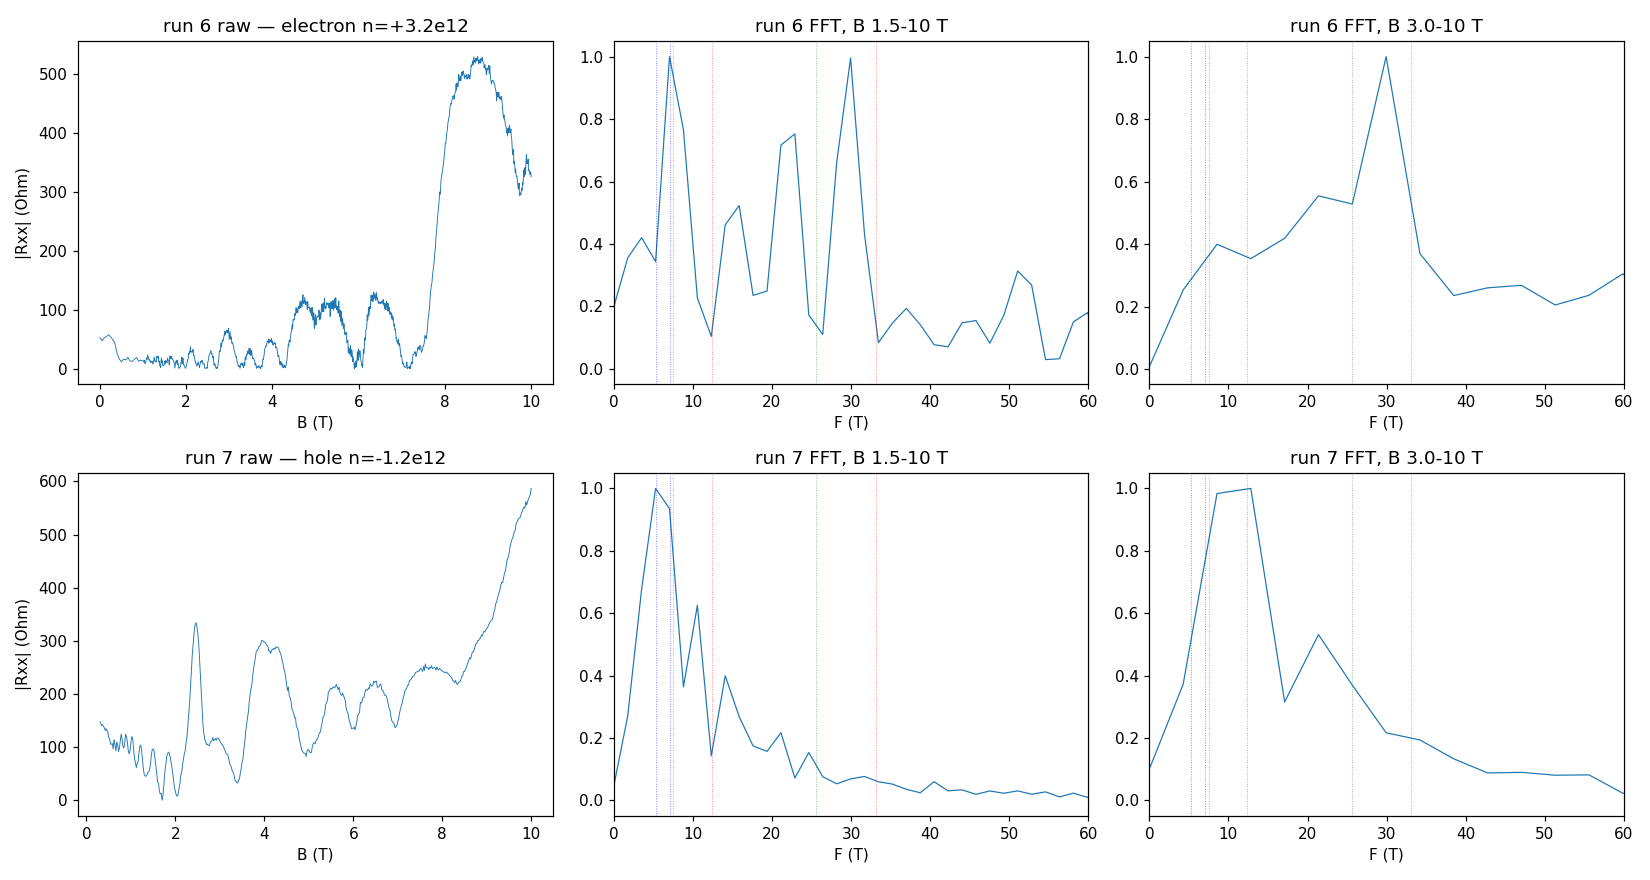

Recreate this plot in Python.
"""SdH spot-check analysis, runs 6 (electron n=+3.2e12) and 7 (hole n=-1.2e12), D=0.
Raw R(B), onset + tone table via sdh_onset, FFT in 1/B via sdh_fft.
Model anchors (md_spot_e/h): e-side total F=33.1 T; ABAB pair ~7.5/25.6 T; ABCA single 33.1 T.
h-side total F=12.4 T; ABAB pair ~5.3/7.1 T; ABCA LK-dead."""
import numpy as np, matplotlib
matplotlib.use("Agg")
import matplotlib.pyplot as plt
from hera.analysis import open_run, resolve_channels, current_channel, sdh_fft, sdh_onset, SdhOnsetError

fig, ax = plt.subplots(2, 3, figsize=(15, 8))
for row, (rid, tag) in enumerate([(6, "electron n=+3.2e12"), (7, "hole n=-1.2e12")]):
    r = open_run(f"data/{rid}")
    B = r.col("magnet_field")
    chs = {c.cid: c for c in resolve_channels(r.meta)}
    cur = current_channel(list(chs.values()))
    I = r.col(cur.col) / cur.gain
    Rxx = (r.col("sr1_X") / chs["sr1"].gain) / I
    srt = np.argsort(B); B, Rxx, I = B[srt], Rxx[srt], I[srt]
    print(f"=== run {rid} ({tag}): {r.rows} pts, B {B.min():.2f}-{B.max():.2f} T, "
          f"R {np.abs(Rxx).min():.0f}-{np.abs(Rxx).max():.0f} Ohm, I {np.abs(I).mean()*1e9:.3f} nA ===")
    ax[row, 0].plot(B, np.abs(Rxx), lw=0.6)
    ax[row, 0].set_xlabel("B (T)"); ax[row, 0].set_ylabel("|Rxx| (Ohm)")
    ax[row, 0].set_title(f"run {rid} raw — {tag}")
    # full-scale check: sens 50 uV, I_bias nominal from measured I
    r_fs = 50e-6 / np.abs(I).mean()
    print(f"  full-scale ~{r_fs:.0f} Ohm; max R = {np.abs(Rxx).max():.0f} ({100*np.abs(Rxx).max()/r_fs:.0f}% FS)")
    # onset + tones
    try:
        o = sdh_onset(np.abs(Rxx), B, r_full_scale=r_fs)
        print(o.summary())
    except SdhOnsetError as e:
        print(f"  sdh_onset: FAILED — {e}")
        o = None
    # FFT over sensible windows
    for k, (blo, bhi) in enumerate([(1.5, B.max()), (3.0, B.max())]):
        sel = (B >= blo) & (B <= bhi)
        f, s = sdh_fft(np.abs(Rxx[sel])[:, None], B[sel])
        s = s[0]
        ax[row, 1 + k].plot(f, s / s.max(), lw=0.8)
        ax[row, 1 + k].set_xlim(0, 60); ax[row, 1 + k].set_xlabel("F (T)")
        ax[row, 1 + k].set_title(f"run {rid} FFT, B {blo:.1f}-{bhi:.0f} T")
        top = f[np.argsort(s)[::-1][:6]]
        print(f"  FFT window {blo:.1f}-{bhi:.1f} T: top peaks at F = {np.sort(top)} T")
    for a in ax[row, 1:]:
        for F, c in [(33.1, "r"), (25.6, "g"), (7.5, "g"), (12.4, "r"), (5.3, "b"), (7.1, "b")]:
            a.axvline(F, color=c, ls=":", lw=0.6, alpha=0.5)
fig.tight_layout(); fig.savefig("hera_scratch/sdh_spots.png", dpi=110)
print("saved hera_scratch/sdh_spots.png")
